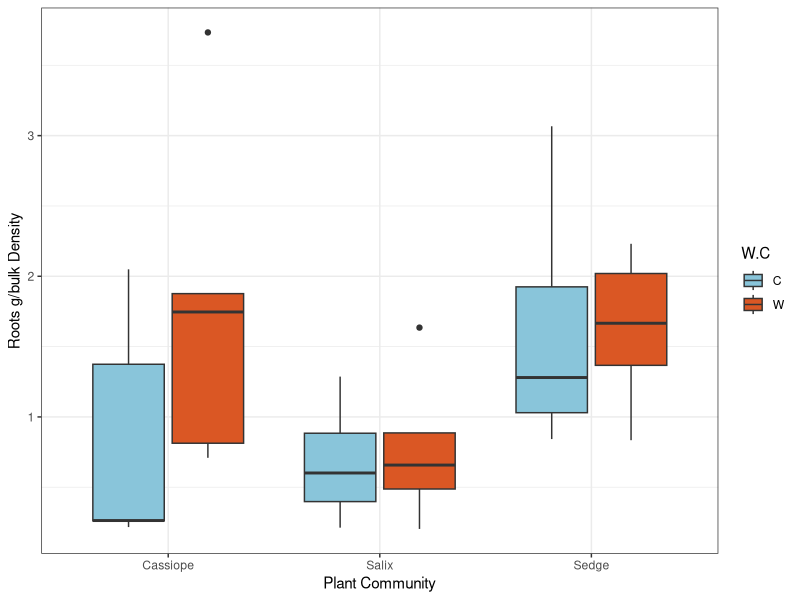
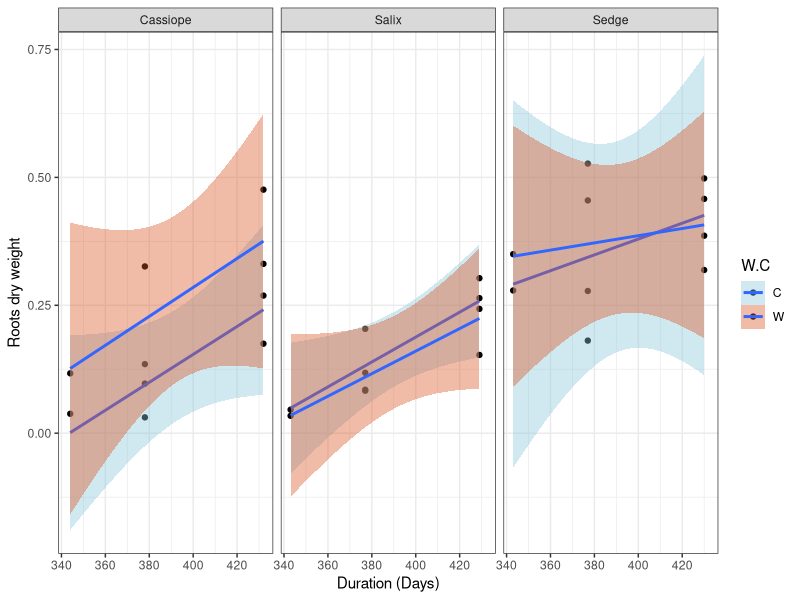
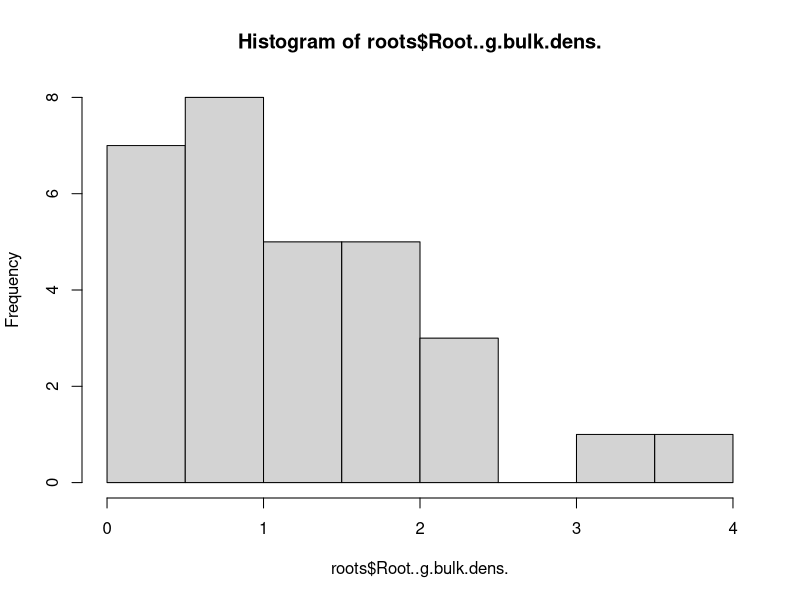
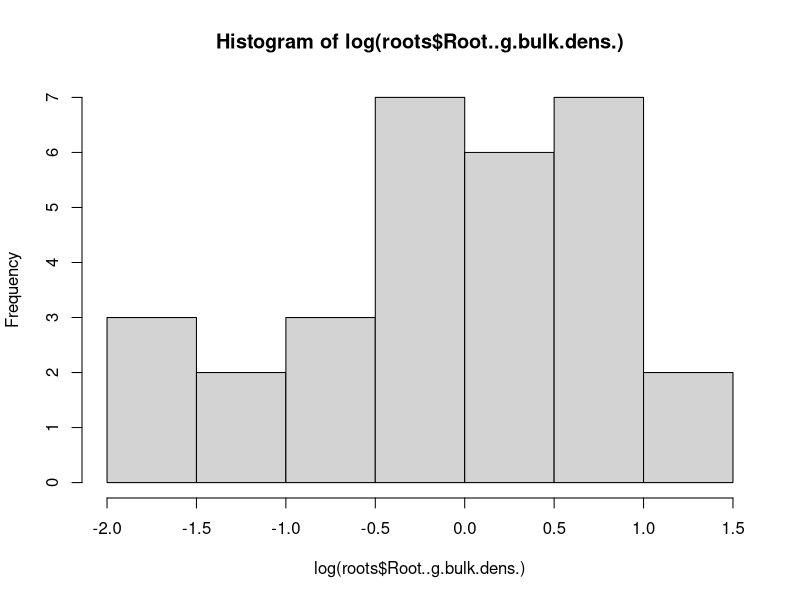
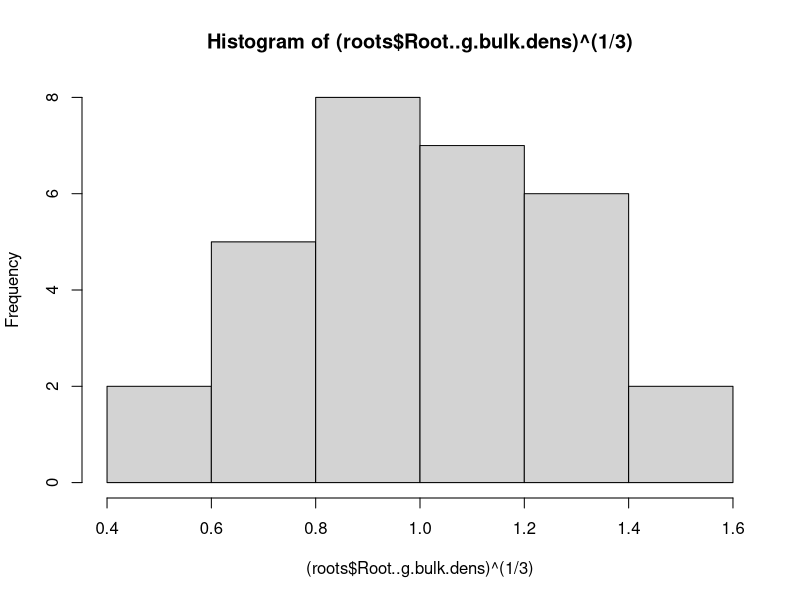

Recreate these plots in R, in order.
# Starting analysis on Root Core Data October 2023

library(ggplot2)
library(tidyr)
library(dplyr)
library(tidyverse)
library(lubridate)
library(lme4)
library(lmerTest)

#setwd("/Users/mfilewych1/Documents/GitHub/Garibaldi")
roots <- read.csv("Root_cores_analysis/Alpine_cores_names_2023_Complete.csv")

str(roots)
names(roots)

#changing Meadow to Sedge
roots <- mutate(roots, Subsite = if_else(Subsite== "Meadow", "Sedge", Subsite))

#adding new colum with duration of cores in the ground
roots <-mutate(roots, Time_in_ground=interval(mdy(Date.of.installment), mdy(Date.of.removal))) %>% 
mutate(., Duration= int_length(Time_in_ground)/86400) %>%
  mutate(., Season=case_when(Duration<360 ~ "Early Summer",
                             Duration>400 ~ "Late Summer",
                             TRUE ~"Mid Summer"))
              
# plots
ggplot(roots, aes(x=Subsite, y=Root..g.bulk.dens., fill=W.C))+
  geom_boxplot(aes(fill=W.C))+
  ylab("Roots g/bulk Density")+ theme_bw() + xlab("Plant Community") +
  scale_fill_manual(values=c( "#89C5DA", "#DA5724")) #+


rootplot<-ggplot(roots, aes(x=Duration, y=RootsBulkCubr, fill=W.C))+
  geom_point(aes(fill=W.C))+
  geom_smooth(method="lm")+
  facet_wrap(~Subsite)+
  theme(axis.text = element_text(size = 14), 
        axis.title = element_text(size = 14)
        ) +
  ylab("Root g/bulk density")+ theme_bw() + xlab("Duration in ground (Days)") +
  scale_fill_manual(values=c("#89C5DA", "#DA5724"), name = "Treatment",  labels = c("Control", "Warming"))

ggplot(roots, aes(x=Duration, y=Roots.dry.weight..g., fill=W.C))+
  geom_point(aes(fill=W.C))+
  geom_smooth(method="lm")+
  facet_wrap(~Subsite)+
  ylab("Roots dry weight")+ theme_bw() + xlab("Duration (Days)") +
  scale_fill_manual(values=c( "#89C5DA", "#DA5724")) #+

# ANOVA analysis

# check distribution
hist(roots$Root..g.bulk.dens.)
#Check transformation to normal
hist(log(roots$Root..g.bulk.dens.))
hist((roots$Root..g.bulk.dens)^(1/3)) 
roots <- mutate(roots, RootsBulkCubr = Root..g.bulk.dens.^(1/3))

ModelA <- aov(data = roots , formula = RootsBulkCubr ~ Subsite*W.C*Season)
summary(ModelA)
tukey<-TukeyHSD(ModelA)
tukey
#sedge has more roots than salix 
#warming has more roots than control 
#late season more roots than early season- 
#roots still increasing despite aboveground senescence  

# linear  model
LinearA <- lm(data = roots, formula = roots$RootsBulkCubr ~ Duration*Subsite*W.C)
summary(LinearA)
